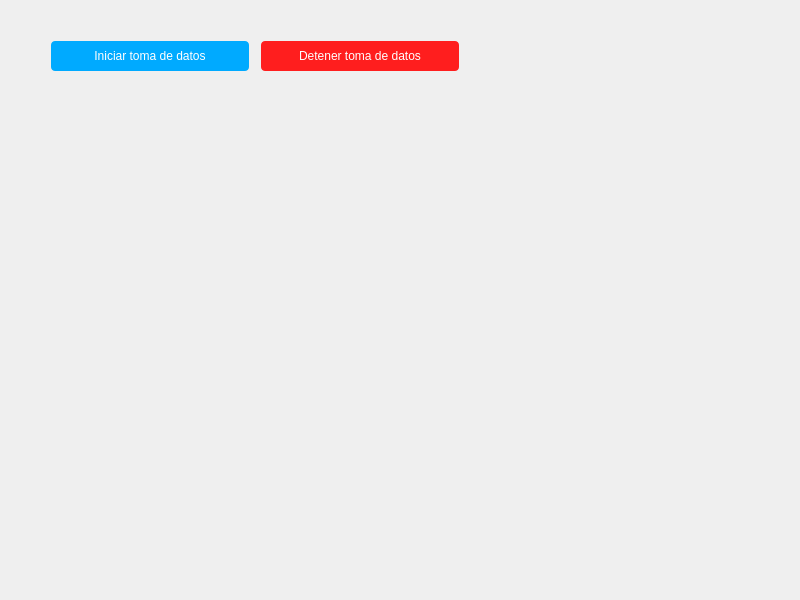
<?xml version="1.0" encoding="UTF-8"?>
<ui version="4.0">
 <class>MainWindow</class>
 <widget class="QMainWindow" name="MainWindow">
  <property name="geometry">
   <rect>
    <x>0</x>
    <y>0</y>
    <width>800</width>
    <height>600</height>
   </rect>
  </property>
  <property name="minimumSize">
   <size>
    <width>800</width>
    <height>600</height>
   </size>
  </property>
  <property name="maximumSize">
   <size>
    <width>800</width>
    <height>600</height>
   </size>
  </property>
  <property name="windowTitle">
   <string>ProSolar CTPI Server</string>
  </property>
  <property name="styleSheet">
   <string notr="true"/>
  </property>
  <widget class="QWidget" name="centralwidget">
   <widget class="QPushButton" name="btnIniciarTD">
    <property name="geometry">
     <rect>
      <x>50</x>
      <y>40</y>
      <width>200</width>
      <height>32</height>
     </rect>
    </property>
    <property name="styleSheet">
     <string notr="true">QPushButton {
	background-color: rgb(0, 170, 255);
	color: rgb(255, 255, 255);
	font: 100 12pt &quot;Verdana&quot;;
	border: 2px solid transparent;
	border-radius: 5px;
	padding:2px;
}

QPushButton:pressed
{
	background-color: rgb(60, 200, 255) !important;
}</string>
    </property>
    <property name="text">
     <string>Iniciar toma de datos</string>
    </property>
   </widget>
   <widget class="QPlainTextEdit" name="txtConsole">
    <property name="geometry">
     <rect>
      <x>50</x>
      <y>100</y>
      <width>700</width>
      <height>400</height>
     </rect>
    </property>
    <property name="styleSheet">
     <string notr="true">background-color: rgba(255, 255, 255, 0);
color: rgb(0, 85, 255);
font: italic 14pt &quot;Verdana&quot;;</string>
    </property>
   </widget>
   <widget class="QPushButton" name="btnDetenerTD">
    <property name="geometry">
     <rect>
      <x>260</x>
      <y>40</y>
      <width>200</width>
      <height>32</height>
     </rect>
    </property>
    <property name="styleSheet">
     <string notr="true">QPushButton{
	background-color: rgb(255, 30, 30);
	color: rgb(255, 255, 255);
	font: 100 12pt &quot;Verdana&quot;;
	border: 2px solid transparent;
	border-radius: 5px;
	padding:2px;
}

QPushButton:pressed
{
	background-color: rgb(220, 60, 60) !important;
}</string>
    </property>
    <property name="text">
     <string>Detener toma de datos</string>
    </property>
   </widget>
  </widget>
 </widget>
 <resources/>
 <connections/>
</ui>
